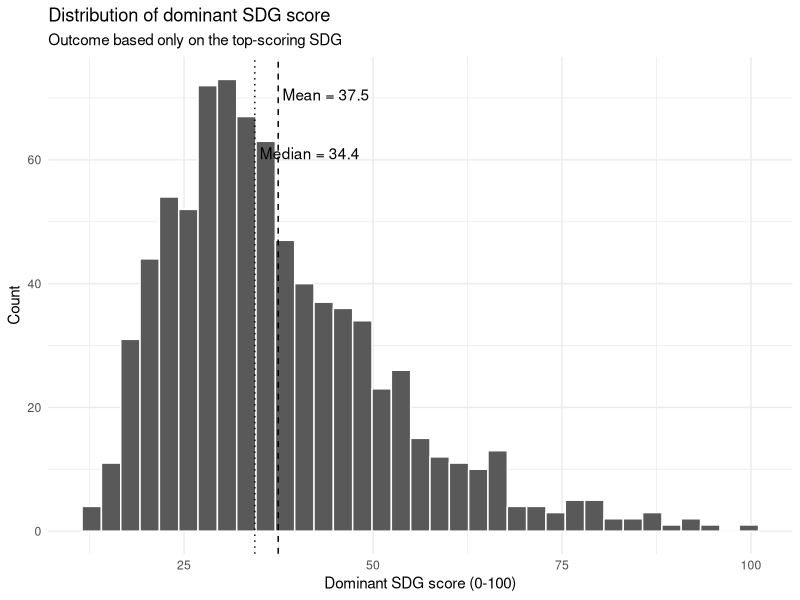
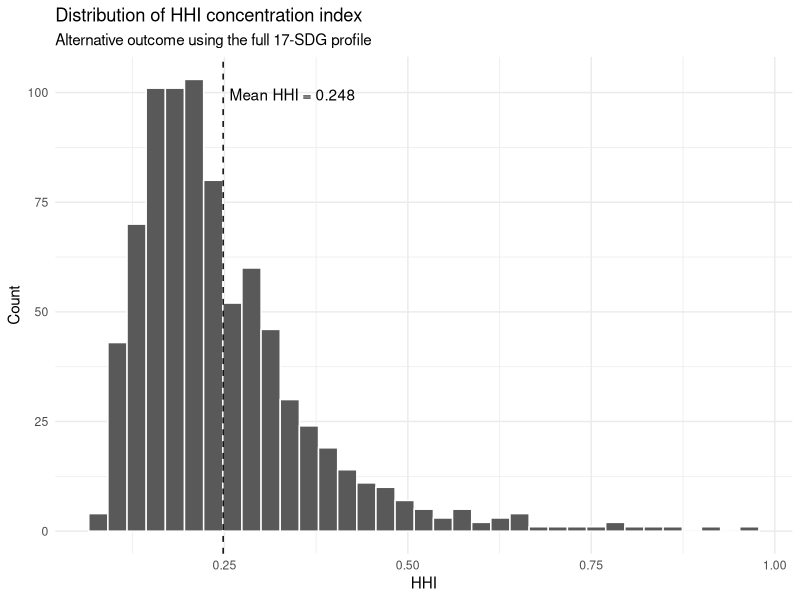
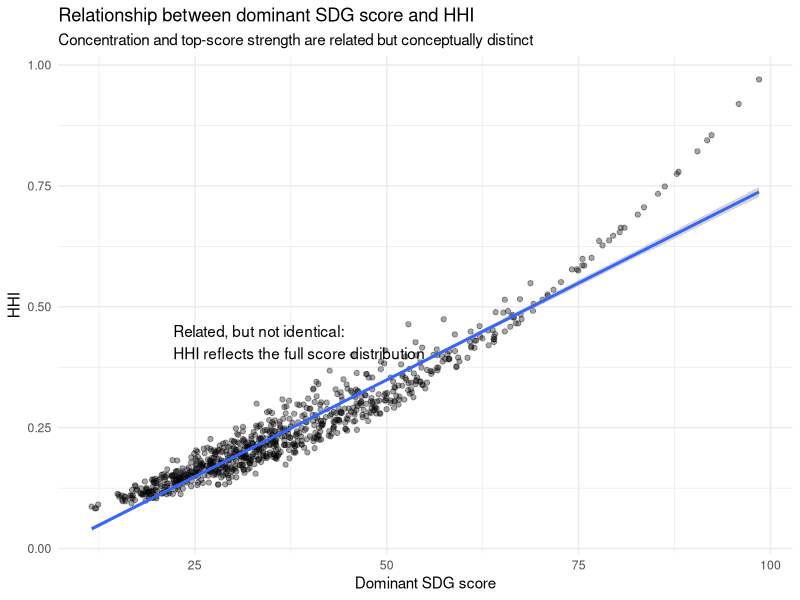
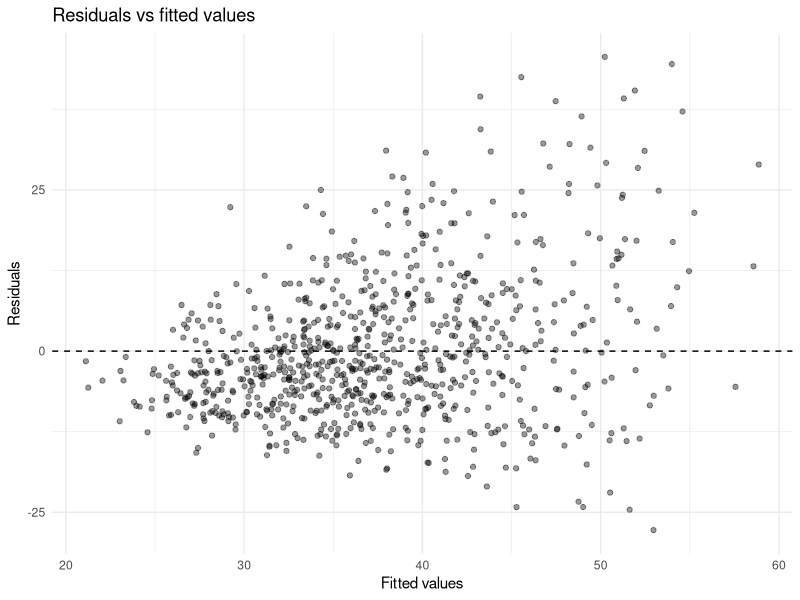
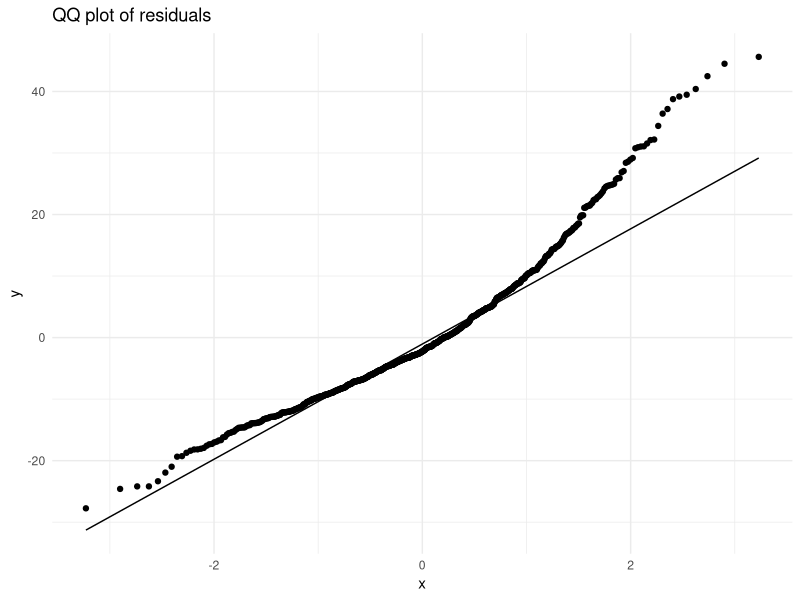
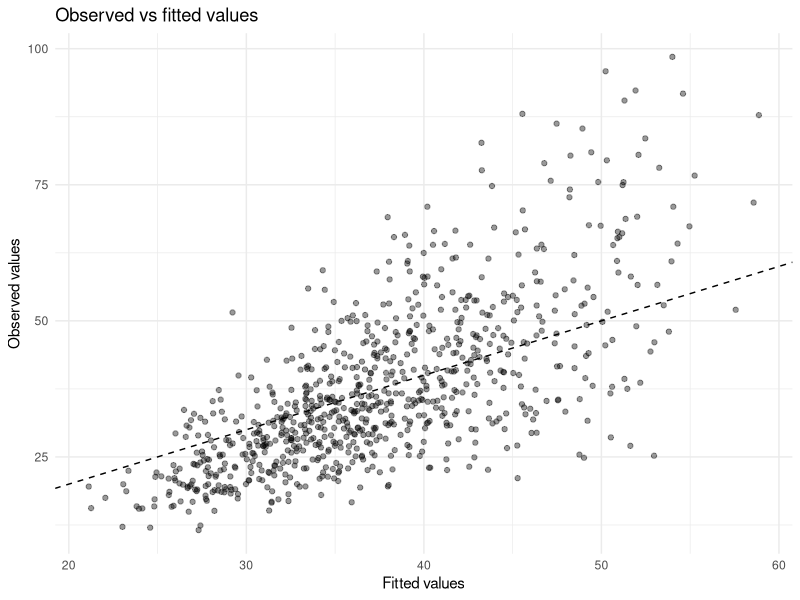
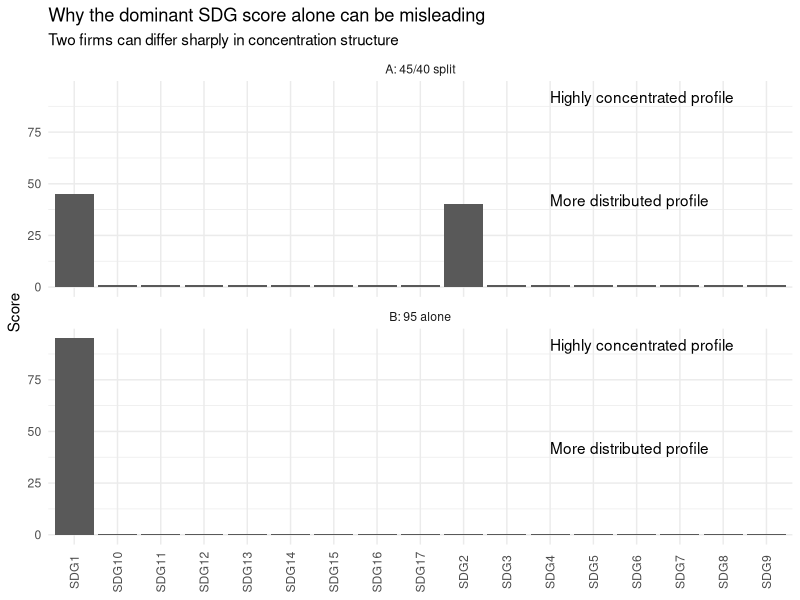
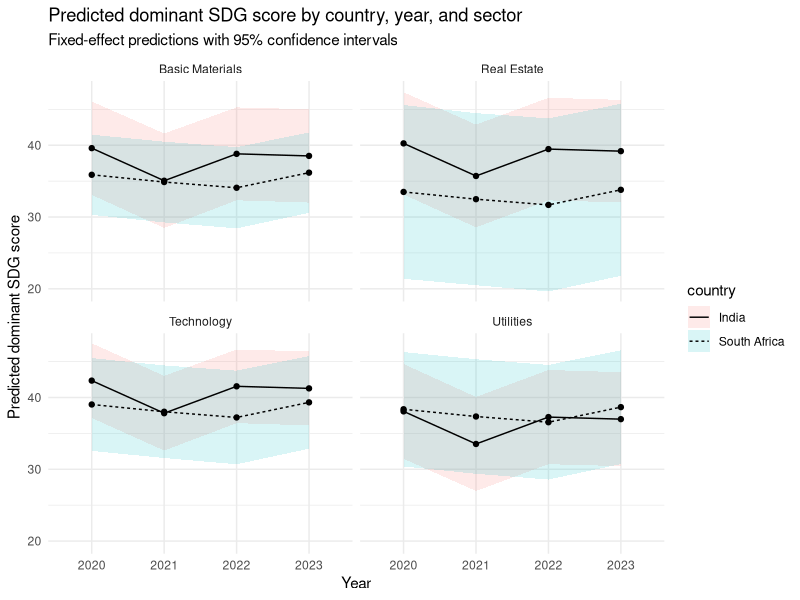

Reproduce these figures in R, in order.
# ============================================================
# SINGLE SCRIPT:
# Realistic simulation of firm-year SDG panel data, mixed models,
# annotations, and multi-panel figures with patchwork
# ============================================================

# -----------------------------
# 0. Packages
# -----------------------------
required_pkgs <- c(
  "dplyr", "tidyr", "ggplot2", "lme4", "lmerTest", "patchwork"
)

to_install <- required_pkgs[!sapply(required_pkgs, requireNamespace, quietly = TRUE)]
if (length(to_install) > 0) {
  stop(
    "Please install missing packages first: ",
    paste(to_install, collapse = ", ")
  )
}

suppressPackageStartupMessages({
  library(dplyr)
  library(tidyr)
  library(ggplot2)
  library(lme4)
  library(lmerTest)
  library(patchwork)
})

set.seed(1234)

# ============================================================
# 1. Study design
# ============================================================

years <- 2020:2023
countries <- c("India", "South Africa")

sectors <- c(
  "Basic Materials",
  "Communication Services",
  "Consumer Cyclical",
  "Consumer Defensive",
  "Energy",
  "Financial Services",
  "Healthcare",
  "Industrials",
  "Real Estate",
  "Technology",
  "Utilities"
)

n_sdgs  <- 17
n_firms <- 220

sector_probs <- c(0.08, 0.07, 0.10, 0.08, 0.08, 0.12, 0.10, 0.12, 0.07, 0.12, 0.06)
stopifnot(length(sector_probs) == length(sectors))
stopifnot(abs(sum(sector_probs) - 1) < 1e-8)

# ============================================================
# 2. Helper functions
# ============================================================

make_template <- function(n_sdgs, favoured = integer(0), boost = 2.5, base = 1) {
  x <- rep(base, n_sdgs)
  if (length(favoured) > 0) {
    x[favoured] <- x[favoured] * boost
  }
  x
}

compute_vif <- function(mat) {
  vif_vals <- sapply(seq_len(ncol(mat)), function(i) {
    y <- mat[, i]
    x <- mat[, -i, drop = FALSE]
    mod <- lm(y ~ x)
    1 / (1 - summary(mod)$r.squared)
  })
  
  data.frame(
    term = colnames(mat),
    VIF = as.numeric(vif_vals),
    row.names = NULL
  )
}

predict_fixed_ci <- function(model, newdata) {
  tt <- delete.response(terms(model))
  X <- model.matrix(tt, newdata)
  beta <- lme4::fixef(model)
  V <- as.matrix(vcov(model))
  
  fit <- as.numeric(X %*% beta)
  se  <- sqrt(diag(X %*% V %*% t(X)))
  
  out <- newdata
  out$fit <- fit
  out$se  <- se
  out$lwr <- fit - 1.96 * se
  out$upr <- fit + 1.96 * se
  out
}

extract_profile_metrics <- function(df) {
  if (!all(c("sdg", "score") %in% names(df))) {
    stop("Profile data frame must contain 'sdg' and 'score' columns.")
  }
  
  if (nrow(df) < 2) {
    stop("Profile must contain at least 2 SDGs.")
  }
  
  s <- df$score / 100
  
  if (abs(sum(s) - 1) > 1e-8) {
    stop("Scores do not sum to 100.")
  }
  
  ord <- order(df$score, decreasing = TRUE)
  
  top1 <- df$score[ord[1]]
  top2 <- sum(df$score[ord[1:2]])
  hhi  <- sum(s^2)
  entropy <- -sum(s * log(s))
  dom_sdg <- df$sdg[ord[1]]
  
  tibble(
    dominant_score = top1,
    top2_score     = top2,
    hhi            = hhi,
    entropy        = entropy,
    dominant_sdg   = dom_sdg
  )
}

country_sector_adj <- function(country, sector) {
  out <- 0
  
  if (country == "India" && sector == "Technology") {
    out <- out + 1.0
  }
  if (country == "South Africa" && sector == "Utilities") {
    out <- out + 0.8
  }
  if (country == "South Africa" && sector == "Real Estate") {
    out <- out - 0.8
  }
  
  out
}

country_year_adj <- function(country, year) {
  out <- 0
  
  if (country == "India" && year == 2023) {
    out <- out + 0.6
  }
  if (country == "South Africa" && year == 2021) {
    out <- out - 0.5
  }
  if (country == "South Africa" && year == 2022) {
    out <- out - 0.4
  }
  
  out
}

# ============================================================
# 3. Sector, country, and year SDG templates
# ============================================================

sector_sdg_templates <- list(
  "Basic Materials"        = make_template(n_sdgs, favoured = c(9, 12, 13)),
  "Communication Services" = make_template(n_sdgs, favoured = c(9, 10, 16)),
  "Consumer Cyclical"      = make_template(n_sdgs, favoured = c(8, 9, 12)),
  "Consumer Defensive"     = make_template(n_sdgs, favoured = c(2, 3, 12)),
  "Energy"                 = make_template(n_sdgs, favoured = c(7, 9, 13)),
  "Financial Services"     = make_template(n_sdgs, favoured = c(8, 9, 10, 16)),
  "Healthcare"             = make_template(n_sdgs, favoured = c(3, 5, 10)),
  "Industrials"            = make_template(n_sdgs, favoured = c(8, 9, 11, 12)),
  "Real Estate"            = make_template(n_sdgs, favoured = c(9, 11, 12, 13)),
  "Technology"             = make_template(n_sdgs, favoured = c(4, 8, 9, 10)),
  "Utilities"              = make_template(n_sdgs, favoured = c(6, 7, 9, 11, 13))
)

country_sdg_templates <- list(
  "India"        = make_template(n_sdgs, favoured = c(8, 9, 10), boost = 1.4),
  "South Africa" = make_template(n_sdgs, favoured = c(6, 7, 10, 11), boost = 1.4)
)

year_sdg_templates <- list(
  "2020" = make_template(n_sdgs, favoured = c(3, 8, 12), boost = 1.10),
  "2021" = make_template(n_sdgs, favoured = c(3, 8, 13), boost = 1.15),
  "2022" = make_template(n_sdgs, favoured = c(7, 9, 12, 13), boost = 1.12),
  "2023" = make_template(n_sdgs, favoured = c(9, 12, 13), boost = 1.18)
)

simulate_firm_baseline <- function(country, sector, n_sdgs = 17) {
  sector_base  <- sector_sdg_templates[[sector]]
  country_base <- country_sdg_templates[[country]]
  
  idiosyncratic <- rgamma(n_sdgs, shape = 1.5, rate = 1)
  
  raw <- sector_base * country_base * idiosyncratic
  raw / sum(raw)
}

simulate_sdg_profile_realistic <- function(firm_row, concentration_signal, n_sdgs = 17) {
  if (!is.finite(concentration_signal)) {
    stop("concentration_signal must be finite.")
  }
  
  base_profile <- as.numeric(firm_row[paste0("SDG", seq_len(n_sdgs))])
  year_profile <- year_sdg_templates[[as.character(firm_row[["year"]])]]
  
  country_tilt <- if (firm_row[["country"]] == "India") {
    make_template(n_sdgs, favoured = c(8, 9), boost = 1.05)
  } else {
    make_template(n_sdgs, favoured = c(6, 10, 11), boost = 1.05)
  }
  
  alpha_base <- base_profile * year_profile * country_tilt
  
  signal_clamped <- max(min(concentration_signal, 25), -25)
  concentration_multiplier <- exp(signal_clamped / 10)
  
  total_mass <- 20 / concentration_multiplier
  total_mass <- pmin(pmax(total_mass, 2.5), 40)
  
  alpha <- alpha_base * total_mass
  
  draw <- rgamma(n_sdgs, shape = alpha, rate = 1)
  probs <- draw / sum(draw)
  
  tibble(
    sdg = paste0("SDG", seq_len(n_sdgs)),
    score = 100 * probs
  )
}

# ============================================================
# 4. Firm-level data
# ============================================================

firm_df <- tibble(
  firm_id = sprintf("F%03d", 1:n_firms),
  country = sample(countries, n_firms, replace = TRUE, prob = c(0.55, 0.45)),
  sector  = sample(sectors, n_firms, replace = TRUE, prob = sector_probs),
  firm_size = round(rlnorm(n_firms, meanlog = 8.5, sdlog = 0.8)),
  reporting_framework = rbinom(n_firms, 1, 0.55)
) %>%
  mutate(
    regulatory_intensity = if_else(
      country == "India",
      rnorm(n(), mean = 0.60, sd = 0.12),
      rnorm(n(), mean = 0.50, sd = 0.12)
    ),
    regulatory_intensity = pmin(pmax(regulatory_intensity, 0.10), 1.00),
    u_firm = rnorm(n(), mean = 0, sd = 7.5)
  )

log_size_raw <- log(firm_df$firm_size)
log_size_center <- mean(log_size_raw)
log_size_scale  <- sd(log_size_raw)

if (log_size_scale == 0) {
  stop("log(firm_size) has zero variance; cannot scale.")
}

firm_df <- firm_df %>%
  mutate(
    log_size_z = (log(firm_size) - log_size_center) / log_size_scale
  )

firm_profiles <- lapply(seq_len(nrow(firm_df)), function(i) {
  simulate_firm_baseline(
    country = firm_df$country[i],
    sector  = firm_df$sector[i],
    n_sdgs  = n_sdgs
  )
})

firm_profile_mat <- do.call(rbind, firm_profiles)
colnames(firm_profile_mat) <- paste0("SDG", seq_len(n_sdgs))

firm_df <- bind_cols(
  firm_df,
  as_tibble(firm_profile_mat, .name_repair = "minimal")
)

# ============================================================
# 5. Expand to panel and make it unbalanced
# ============================================================

panel <- firm_df %>%
  tidyr::expand_grid(year = years) %>%
  arrange(firm_id, year)

expected_full_n <- n_firms * length(years)
stopifnot(nrow(panel) == expected_full_n)

set.seed(5678)

panel <- panel %>%
  mutate(
    report_prob = case_when(
      year == 2020 ~ 0.88,
      year == 2021 ~ 0.91,
      year == 2022 ~ 0.93,
      year == 2023 ~ 0.95
    ),
    keep_row = rbinom(n(), size = 1, prob = report_prob)
  ) %>%
  filter(keep_row == 1) %>%
  select(-report_prob, -keep_row)

firm_counts <- panel %>% count(firm_id)
too_sparse <- firm_counts %>% filter(n < 2) %>% pull(firm_id)

if (length(too_sparse) > 0) {
  rows_to_add <- firm_df %>%
    filter(firm_id %in% too_sparse) %>%
    slice(rep(seq_len(n()), each = 2)) %>%
    mutate(year = rep(c(2022, 2023), length.out = n()))
  
  panel <- bind_rows(panel, rows_to_add) %>%
    distinct(firm_id, year, .keep_all = TRUE) %>%
    arrange(firm_id, year)
}

stopifnot(all((panel %>% count(firm_id))$n >= 2))

# ============================================================
# 6. Latent concentration process
# ============================================================

sector_effects <- c(
  "Basic Materials"         =  0.0,
  "Communication Services"  = -0.8,
  "Consumer Cyclical"       = -1.0,
  "Consumer Defensive"      =  1.4,
  "Energy"                  = -0.2,
  "Financial Services"      = -0.9,
  "Healthcare"              =  1.1,
  "Industrials"             =  0.4,
  "Real Estate"             = -1.2,
  "Technology"              =  1.8,
  "Utilities"               =  1.5
)

year_effects <- c(
  "2020" =  0.0,
  "2021" = -0.7,
  "2022" = -0.5,
  "2023" =  0.3
)

stopifnot(all(sectors %in% names(sector_effects)))
stopifnot(all(as.character(years) %in% names(year_effects)))

panel <- panel %>%
  mutate(
    sector_main = unname(sector_effects[sector]),
    year_main   = unname(year_effects[as.character(year)]),
    cs_adj      = mapply(country_sector_adj, country, sector),
    cy_adj      = mapply(country_year_adj, country, year),
    eta = 10 +
      if_else(country == "South Africa", -1.2, 0) +
      sector_main +
      year_main +
      cs_adj +
      cy_adj +
      0.9 * reporting_framework +
      1.4 * log_size_z +
      2.2 * regulatory_intensity +
      u_firm +
      rnorm(n(), mean = 0, sd = 2.5)
  )

stopifnot(!any(is.na(panel$eta)))
stopifnot(length(panel$eta) == nrow(panel))

# ============================================================
# 7. Simulate SDG profiles for each firm-year
# ============================================================

profiles <- lapply(seq_len(nrow(panel)), function(i) {
  simulate_sdg_profile_realistic(
    firm_row = panel[i, ],
    concentration_signal = panel$eta[i],
    n_sdgs = n_sdgs
  )
})

stopifnot(length(profiles) == nrow(panel))

metric_df <- bind_rows(lapply(profiles, extract_profile_metrics))
stopifnot(nrow(metric_df) == nrow(panel))

dat <- bind_cols(panel, metric_df)

# ============================================================
# 8. Prepare variables
# ============================================================

dat <- dat %>%
  mutate(
    country = factor(country, levels = c("India", "South Africa")),
    sector  = factor(sector, levels = sectors),
    year    = factor(year, levels = as.character(years)),
    reporting_framework = factor(
      reporting_framework,
      levels = c(0, 1),
      labels = c("No", "Yes")
    ),
    dominant_sdg = factor(dominant_sdg)
  )

stopifnot(all(levels(dat$country) == c("India", "South Africa")))
stopifnot(levels(dat$sector)[1] == "Basic Materials")
stopifnot(levels(dat$year)[1] == "2020")

# ============================================================
# 9. Console summaries
# ============================================================

cat("\n====================\n")
cat("SIMULATION DASHBOARD\n")
cat("====================\n")
cat("Rows:", nrow(dat), "\n")
cat("Unique firms:", dplyr::n_distinct(dat$firm_id), "\n")
cat("Average years per firm:", round(mean((dat %>% count(firm_id))$n), 2), "\n")
cat("Mean dominant score:", round(mean(dat$dominant_score), 2), "\n")
cat("Mean HHI:", round(mean(dat$hhi), 3), "\n")
cat("Correlation (dominant score, HHI):", round(cor(dat$dominant_score, dat$hhi), 3), "\n")

cat("\n====================\n")
cat("Summary of dominant score\n")
cat("====================\n")
print(summary(dat$dominant_score))

cat("\nQuantiles of dominant score\n")
print(quantile(dat$dominant_score, probs = c(.01, .10, .25, .50, .75, .90, .99)))

cat("\n====================\n")
cat("Summary of HHI\n")
cat("====================\n")
print(summary(dat$hhi))

# ============================================================
# 10. Fit mixed-effects models
# ============================================================

ctrl <- lmerControl(optimizer = "bobyqa", optCtrl = list(maxfun = 1e5))

m1 <- lmer(
  dominant_score ~ country + sector + year + (1 | firm_id),
  data = dat,
  REML = FALSE,
  control = ctrl
)

m2 <- lmer(
  dominant_score ~ country * sector + country * year + (1 | firm_id),
  data = dat,
  REML = FALSE,
  control = ctrl
)

m3 <- lmer(
  dominant_score ~ country * sector + country * year +
    log_size_z + regulatory_intensity + reporting_framework +
    (1 | firm_id),
  data = dat,
  REML = FALSE,
  control = ctrl
)

m4 <- lmer(
  hhi ~ country * sector + country * year +
    log_size_z + regulatory_intensity + reporting_framework +
    (1 | firm_id),
  data = dat,
  REML = FALSE,
  control = ctrl
)

cat("\n====================\n")
cat("MODEL A: Main effects only\n")
cat("====================\n")
print(summary(m1))

cat("\n====================\n")
cat("MODEL B: Add country x sector and country x year\n")
cat("====================\n")
print(summary(m2))

cat("\n====================\n")
cat("MODEL C: Add controls\n")
cat("====================\n")
print(summary(m3))

cat("\n====================\n")
cat("MODEL D: HHI as alternative dependent variable\n")
cat("====================\n")
print(summary(m4))

cat("\n====================\n")
cat("Model comparison (dominant score models)\n")
cat("====================\n")
model_comp <- anova(m1, m2, m3)
print(model_comp)

cat("\nModel comparison interpretation:\n")
cat("- m1: main effects only\n")
cat("- m2: adds country x sector and country x year interactions\n")
cat("- m3: adds control variables\n")
cat("Use this to judge whether added complexity improves fit enough to justify interpretation.\n")

# ============================================================
# 11. Diagnostics
# ============================================================

cat("\n====================\n")
cat("Diagnostics for Model C\n")
cat("====================\n")

cat("\nConvergence info:\n")
print(m3@optinfo$conv$lme4$messages)

cat("\nIs model singular?\n")
print(lme4::isSingular(m3, tol = 1e-5))

diag_df <- tibble(
  fitted   = fitted(m3),
  resid    = resid(m3),
  observed = dat$dominant_score
)

cat("\nResidual summary:\n")
print(summary(diag_df$resid))

cat("\nRandom effects:\n")
print(VarCorr(m3), comp = c("Variance", "Std.Dev."))

X <- model.matrix(
  ~ country * sector + country * year +
    log_size_z + regulatory_intensity + reporting_framework,
  data = dat
)

X_noint <- X[, colnames(X) != "(Intercept)", drop = FALSE]
vif_table <- compute_vif(X_noint)

cat("\nTop 15 VIF values:\n")
print(vif_table[order(vif_table$VIF, decreasing = TRUE), ][1:min(15, nrow(vif_table)), ])

# ============================================================
# 12. Prediction data with fixed-effect confidence intervals
# ============================================================

newdat <- expand.grid(
  country = levels(dat$country),
  sector  = c("Basic Materials", "Technology", "Utilities", "Real Estate"),
  year    = levels(dat$year),
  log_size_z = 0,
  regulatory_intensity = mean(dat$regulatory_intensity),
  reporting_framework = "Yes",
  KEEP.OUT.ATTRS = FALSE,
  stringsAsFactors = FALSE
)

newdat <- newdat %>%
  mutate(
    country = factor(country, levels = levels(dat$country)),
    sector  = factor(sector, levels = levels(dat$sector)),
    year    = factor(year, levels = levels(dat$year)),
    reporting_framework = factor(
      reporting_framework,
      levels = levels(dat$reporting_framework)
    )
  )

newdat_dom <- predict_fixed_ci(m3, newdat)
newdat_hhi <- predict_fixed_ci(m4, newdat)

# ============================================================
# 13. Example profiles illustrating reviewer concern
# ============================================================

example_a <- c(45, 40, rep((100 - 85) / 15, 15))
example_b <- c(95, rep((100 - 95) / 16, 16))

example_profiles <- tibble(
  scenario = rep(c("A: 45/40 split", "B: 95 alone"), each = n_sdgs),
  sdg = rep(paste0("SDG", seq_len(n_sdgs)), 2),
  score = c(example_a, example_b)
)

example_summary <- example_profiles %>%
  group_by(scenario) %>%
  summarise(
    dominant_score = max(score),
    hhi = sum((score / 100)^2),
    entropy = -sum((score / 100) * log(score / 100)),
    .groups = "drop"
  )

cat("\n====================\n")
cat("Example contrasting profiles\n")
cat("====================\n")
print(example_summary)

cat("\nInterpretation:\n")
cat("Scenario A spreads attention across at least two major SDGs.\n")
cat("Scenario B is overwhelmingly concentrated in one SDG.\n")
cat("A top-score-only outcome misses this distinction.\n")

# ============================================================
# 14. Additional summary data for plots
# ============================================================

dominant_by_sector <- dat %>%
  count(sector, dominant_sdg) %>%
  group_by(sector) %>%
  mutate(prop = n / sum(n)) %>%
  ungroup()

cat("\n====================\n")
cat("Dominant SDG distribution by sector (top rows)\n")
cat("====================\n")
print(head(dominant_by_sector, 30))

sector_summary <- dat %>%
  group_by(sector, country) %>%
  summarise(
    mean_dom = mean(dominant_score),
    mean_hhi = mean(hhi),
    .groups = "drop"
  )

set.seed(99)
sample_firms <- sample(unique(dat$firm_id), 6)

traj_dat <- dat %>%
  filter(firm_id %in% sample_firms)

# ============================================================
# 15. Common theme
# ============================================================

common_theme <- theme_minimal(base_size = 11)

# ============================================================
# 16. Distribution plots with annotations
# ============================================================

dom_mean <- mean(dat$dominant_score)
dom_med  <- median(dat$dominant_score)

dom_hist_info <- ggplot_build(
  ggplot(dat, aes(x = dominant_score)) + geom_histogram(bins = 35)
)$data[[1]]
dom_hist_max <- max(dom_hist_info$count)

p1 <- ggplot(dat, aes(x = dominant_score)) +
  geom_histogram(bins = 35, color = "white") +
  geom_vline(xintercept = dom_mean, linetype = 2) +
  geom_vline(xintercept = dom_med, linetype = 3) +
  annotate(
    "text",
    x = dom_mean,
    y = dom_hist_max * 0.98,
    label = paste0("Mean = ", round(dom_mean, 1)),
    hjust = -0.05,
    vjust = 1
  ) +
  annotate(
    "text",
    x = dom_med,
    y = dom_hist_max * 0.85,
    label = paste0("Median = ", round(dom_med, 1)),
    hjust = -0.05,
    vjust = 1
  ) +
  annotate(
    "text",
    x = quantile(dat$dominant_score, 0.82),
    y = dom_hist_max * 0.68,
    label = "",
    hjust = 0
  ) +
  labs(
    title = "Distribution of dominant SDG score",
    subtitle = "Outcome based only on the top-scoring SDG",
    x = "Dominant SDG score (0-100)",
    y = "Count"
  ) +
  common_theme

hhi_mean <- mean(dat$hhi)

hhi_hist_info <- ggplot_build(
  ggplot(dat, aes(x = hhi)) + geom_histogram(bins = 35)
)$data[[1]]
hhi_hist_max <- max(hhi_hist_info$count)

p2 <- ggplot(dat, aes(x = hhi)) +
  geom_histogram(bins = 35, color = "white") +
  geom_vline(xintercept = hhi_mean, linetype = 2) +
  annotate(
    "text",
    x = hhi_mean,
    y = hhi_hist_max * 0.98,
    label = paste0("Mean HHI = ", round(hhi_mean, 3)),
    hjust = -0.05,
    vjust = 1
  ) +
  annotate(
    "text",
    x = quantile(dat$hhi, 0.78),
    y = hhi_hist_max * 0.70,
    label = "",
    hjust = 0
  ) +
  labs(
    title = "Distribution of HHI concentration index",
    subtitle = "Alternative outcome using the full 17-SDG profile",
    x = "HHI",
    y = "Count"
  ) +
  common_theme

p_rel <- ggplot(dat, aes(x = dominant_score, y = hhi)) +
  geom_point(alpha = 0.35) +
  geom_smooth(method = "lm", se = TRUE) +
  annotate(
    "text",
    x = quantile(dat$dominant_score, 0.12),
    y = quantile(dat$hhi, 0.92),
    label = "Related, but not identical:\nHHI reflects the full score distribution",
    hjust = 0
  ) +
  labs(
    title = "Relationship between dominant SDG score and HHI",
    subtitle = "Concentration and top-score strength are related but conceptually distinct",
    x = "Dominant SDG score",
    y = "HHI"
  ) +
  common_theme

# ============================================================
# 17. Model diagnostics plots
# ============================================================

p3 <- ggplot(diag_df, aes(x = fitted, y = resid)) +
  geom_point(alpha = 0.4) +
  geom_hline(yintercept = 0, linetype = 2) +
  labs(
    title = "Residuals vs fitted values",
    x = "Fitted values",
    y = "Residuals"
  ) +
  common_theme

p4 <- ggplot(diag_df, aes(sample = resid)) +
  stat_qq() +
  stat_qq_line() +
  labs(
    title = "QQ plot of residuals"
  ) +
  common_theme

p5_diag <- ggplot(diag_df, aes(x = fitted, y = observed)) +
  geom_point(alpha = 0.4) +
  geom_abline(slope = 1, intercept = 0, linetype = 2) +
  labs(
    title = "Observed vs fitted values",
    x = "Fitted values",
    y = "Observed values"
  ) +
  common_theme

# ============================================================
# 18. Example profiles and substantive interpretation plots
# ============================================================

p6 <- ggplot(example_profiles, aes(x = sdg, y = score)) +
  geom_col() +
  facet_wrap(~scenario, ncol = 1) +
  annotate(
    "text",
    x = 12,
    y = 42,
    label = "More distributed profile",
    data = data.frame(scenario = "A: 45/40 split"),
    hjust = 0
  ) +
  annotate(
    "text",
    x = 12,
    y = 92,
    label = "Highly concentrated profile",
    data = data.frame(scenario = "B: 95 alone"),
    hjust = 0
  ) +
  labs(
    title = "Why the dominant SDG score alone can be misleading",
    subtitle = "Two firms can differ sharply in concentration structure",
    x = NULL,
    y = "Score"
  ) +
  common_theme +
  theme(axis.text.x = element_text(angle = 90, vjust = 0.5))

p7 <- ggplot(newdat_dom, aes(x = year, y = fit, group = country, linetype = country)) +
  geom_ribbon(aes(ymin = lwr, ymax = upr, fill = country), alpha = 0.15, linetype = 0) +
  geom_line() +
  geom_point() +
  facet_wrap(~sector) +
  labs(
    title = "Predicted dominant SDG score by country, year, and sector",
    subtitle = "Fixed-effect predictions with 95% confidence intervals",
    x = "Year",
    y = "Predicted dominant SDG score"
  ) +
  common_theme

p8 <- ggplot(newdat_hhi, aes(x = year, y = fit, group = country, linetype = country)) +
  geom_ribbon(aes(ymin = lwr, ymax = upr, fill = country), alpha = 0.15, linetype = 0) +
  geom_line() +
  geom_point() +
  facet_wrap(~sector) +
  labs(
    title = "Predicted HHI by country, year, and sector",
    subtitle = "Fixed-effect predictions with 95% confidence intervals",
    x = "Year",
    y = "Predicted HHI"
  ) +
  common_theme

# ============================================================
# 19. Heatmap, sector summary, and trajectories
# ============================================================

p_heat <- ggplot(dominant_by_sector, aes(x = dominant_sdg, y = sector, fill = prop)) +
  geom_tile() +
  geom_text(aes(label = sprintf("%.2f", prop)), size = 2.5) +
  labs(
    title = "Dominant SDG composition by sector",
    subtitle = "Sector-specific dominance patterns in the simulated data",
    x = "Dominant SDG",
    y = "Sector",
    fill = "Proportion"
  ) +
  common_theme

p_sector <- ggplot(sector_summary, aes(x = mean_dom, y = mean_hhi, shape = country)) +
  geom_point(size = 3) +
  geom_text(aes(label = sector), nudge_y = 0.002, size = 3, check_overlap = TRUE) +
  labs(
    title = "Sector-level average dominant score and concentration",
    subtitle = "Labels identify sectors with stronger average concentration",
    x = "Mean dominant score",
    y = "Mean HHI"
  ) +
  common_theme

p_traj <- ggplot(traj_dat, aes(x = year, y = dominant_score, group = firm_id)) +
  geom_line() +
  geom_point() +
  facet_wrap(~firm_id) +
  labs(
    title = "Example firm-level dominant SDG score trajectories",
    subtitle = "Illustrates longitudinal structure and between-firm heterogeneity",
    x = "Year",
    y = "Dominant SDG score"
  ) +
  common_theme

# ============================================================
# 20. Patchwork panels
# ============================================================

dist_panel <- (p1 | p2) / p_rel +
  plot_annotation(
    title = "Distribution and concentration diagnostics",
    subtitle = "Comparing the top-score outcome with a full-distribution concentration measure",
    caption = "Top row: marginal distributions. Bottom row: relationship between dominant score and HHI.",
    tag_levels = "A"
  )

diag_panel <- (p3 | p4 | p5_diag) +
  plot_annotation(
    title = "Model diagnostics for the dominant-score mixed model",
    subtitle = "Residual shape, normality, and fitted-value performance",
    tag_levels = "A"
  )

reviewer_panel <- p6 / (p7 | p8) +
  plot_layout(heights = c(1, 1.2), guides = "collect") &
  theme(legend.position = "bottom")

reviewer_panel <- reviewer_panel +
  plot_annotation(
    title = "Illustrating the reviewer’s concern",
    subtitle = "Top-score simplification and interaction-sensitive predictions",
    tag_levels = "A"
  )

structure_panel <- p_heat / (p_sector | p_traj) +
  plot_layout(heights = c(1.1, 1), guides = "collect") &
  theme(legend.position = "bottom")

structure_panel <- structure_panel +
  plot_annotation(
    title = "Sectoral and longitudinal structure in the simulated data",
    subtitle = "Heatmap shows sector-specific dominance patterns; lower panels show sector summaries and example trajectories",
    tag_levels = "A"
  )

# ============================================================
# 21. Print plots and panels
# ============================================================

print(p1)
print(p2)
print(p_rel)

print(p3)
print(p4)
print(p5_diag)

print(p6)
print(p7)
print(p8)

print(p_heat)
print(p_sector)
print(p_traj)

print(dist_panel)
print(diag_panel)
print(reviewer_panel)
print(structure_panel)

# ============================================================
# 22. Optional file saving
# ============================================================
# Uncomment if needed:
# ggsave("dist_panel.png", dist_panel, width = 12, height = 8, dpi = 300)
# ggsave("diag_panel.png", diag_panel, width = 14, height = 5, dpi = 300)
# ggsave("reviewer_panel.png", reviewer_panel, width = 14, height = 10, dpi = 300)
# ggsave("structure_panel.png", structure_panel, width = 14, height = 10, dpi = 300)

# ============================================================
# 23. Final interpretation text
# ============================================================

cat("\n===========================================================\n")
cat("HOW TO READ THIS SIMULATION\n")
cat("===========================================================\n")
cat("
1. The panel is unbalanced: not every firm appears in every year.

2. Each firm has a persistent SDG orientation profile, so firms are
   not re-generated from scratch each year.

3. Sector, country, and year all shape the SDG composition.

4. The dominant-score models show what happens when only the top SDG
   score is used as the dependent variable.

5. The HHI model uses the full 17-SDG distribution and therefore
   better captures concentration versus dispersion of SDG emphasis.

6. Country x sector and country x year interactions make it possible
   to test whether sectoral patterns and time trends differ between
   India and South Africa.

7. The annotated plots are designed to show, visually, why the
   reviewer's concerns about bounded outcomes, information loss,
   and interaction structure are methodologically relevant.

8. In any simulated dataset, some interactions may be important and
   others may not be. The purpose here is illustrative.
")
